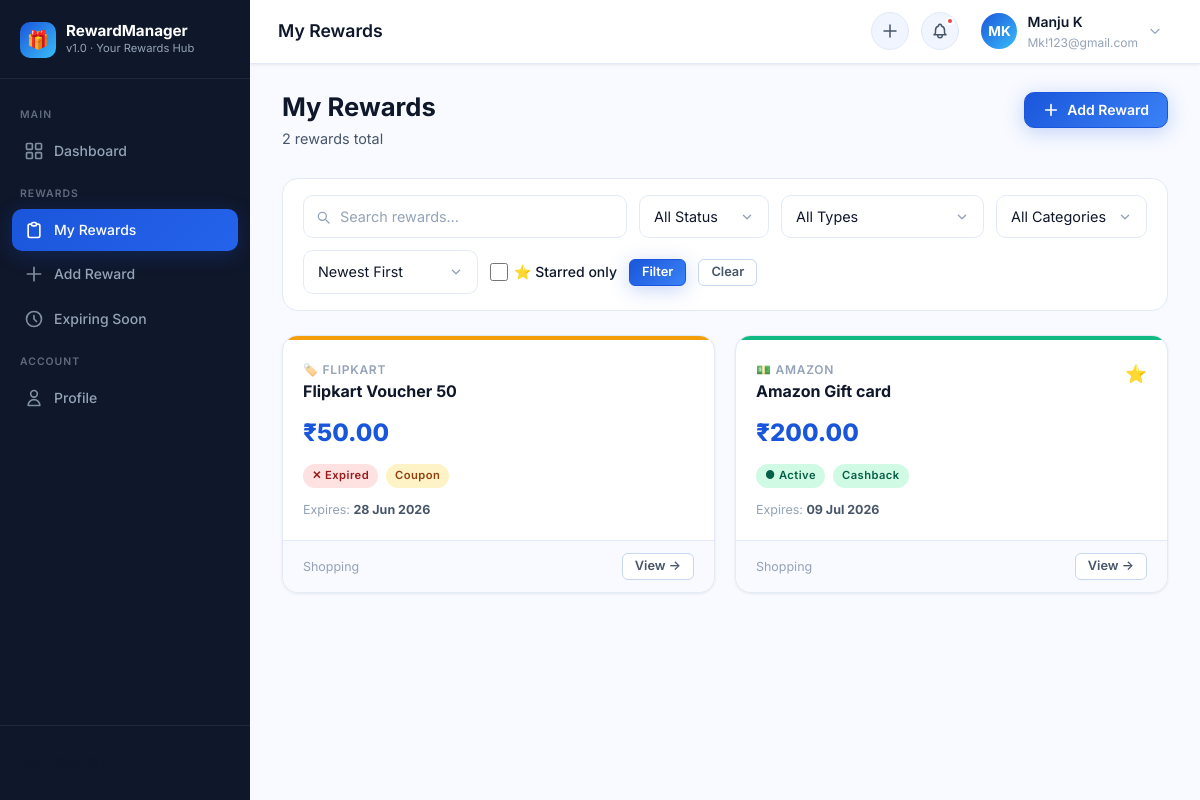
The app's page /web/rewards/ (signed in) with its own data.
### users/models.py (models this page shows, shortened)
class CustomUser(AbstractUser):
    id = models.UUIDField(primary_key=True, default=uuid.uuid4, editable=False)
    username = None  # Remove username field
    email = models.EmailField(_('email address'), unique=True, db_index=True)
    updated_at = models.DateTimeField(auto_now=True)
    USERNAME_FIELD = 'email'
    REQUIRED_FIELDS = []
    objects = CustomUserManager()
    class Meta:
        ordering = ['-date_joined']
        indexes = [
            models.Index(fields=['email']),
        ]

### rewards/models.py (models this page shows, shortened)
class Reward(BaseModel):
    class RewardType(models.TextChoices):
        CASHBACK = 'CASHBACK', _('Cashback')
        COUPON = 'COUPON', _('Coupon')
        GIFT_CARD = 'GIFT_CARD', _('Gift Card')
        LOYALTY_POINTS = 'LOYALTY_POINTS', _('Loyalty Points')
        PAYMENT_APP_REWARD = 'PAYMENT_APP_REWARD', _('Payment App Reward')
    class RewardStatus(models.TextChoices):
        ACTIVE = 'ACTIVE', _('Active')
        USED = 'USED', _('Used')
        EXPIRED = 'EXPIRED', _('Expired')
    user = models.ForeignKey(
        settings.AUTH_USER_MODEL,
        on_delete=models.CASCADE,
        related_name='rewards',
        db_index=True
    )
    category = models.ForeignKey(
        Category,
        on_delete=models.PROTECT,
        related_name='rewards',
        db_index=True
    )
    title = models.CharField(max_length=150)
    description = models.TextField(blank=True, null=True)
    reward_type = models.CharField(
        max_length=30,
        choices=RewardType.choices,
        db_index=True
    )
    status = models.CharField(
        max_length=20,
        choices=RewardStatus.choices,
        default=RewardStatus.ACTIVE,
        db_index=True
    )
    value = models.DecimalField(
        max_digits=12,
        decimal_places=2,
        null=True,
        blank=True,
        validators=[MinValueValidator(Decimal('0.00'))]
    )
    encrypted_code = models.CharField(max_length=500, blank=True, null=True, db_column='code')
    encrypted_pin = models.CharField(max_length=500, blank=True, null=True, db_column='pin')
    url = models.URLField(blank=True, null=True)
    loyalty_program_name = models.CharField(max_length=100, blank=True, null=True)
    issuer_name = models.CharField(max_length=100, db_index=True)
    issue_date = models.DateField(blank=True, null=True)
    expiry_date = models.DateTimeField(blank=True, null=True, db_index=True)
    is_starred = models.BooleanField(default=False)
    class Meta:
        verbose_name = _('Reward')
        verbose_name_plural = _('Rewards')
        ordering = ['-created_at']
        indexes = [
            models.Index(fields=['user', 'status']),
            models.Index(fields=['expiry_date', 'status']),
        ]
    @property
    def code(self) -> str:
        return decrypt_field(self.encrypted_code)
    @code.setter
    def code(self, value: str):
        self.encrypted_code = encrypt_field(value)
    @property
    def pin(self) -> str:
        return decrypt_field(self.encrypted_pin)
    @pin.setter
    def pin(self, value: str):
        self.encrypted_pin = encrypt_field(value)

class Category(BaseModel):
    class CategoryName(models.TextChoices):
        TRAVEL = 'TRAVEL', _('Travel')
        FOOD = 'FOOD', _('Food')
        SHOPPING = 'SHOPPING', _('Shopping')
        CASHBACK = 'CASHBACK', _('Cashback')
        ENTERTAINMENT = 'ENTERTAINMENT', _('Entertainment')
        BILLS = 'BILLS', _('Bills')
        OTHERS = 'OTHERS', _('Others')
    name = models.CharField(
        max_length=50,
        choices=CategoryName.choices,
        unique=True,
        db_index=True
    )
    description = models.TextField(blank=True, null=True)
    class Meta:
        verbose_name = _('Category')
        verbose_name_plural = _('Categories')
        constraints = [
            models.UniqueConstraint(
                fields=['name'],
                condition=models.Q(is_deleted=False),
                name='unique_active_category_name'
            )
        ]

### frontend/views.py (the view)
# urls.py: path('rewards/',                  RewardListView.as_view(),   name='rewards_list'),
class RewardListView(LoginRequiredMixin, ListView):
    template_name = 'web/rewards/list.html'
    context_object_name = 'rewards'
    paginate_by = 12
    login_url = reverse_lazy('frontend:login')
    def get_queryset(self):
        qs = Reward.objects.filter(user=self.request.user).select_related('category')
        status_filter = self.request.GET.get('status', '')
        reward_type = self.request.GET.get('reward_type', '')
        category_id = self.request.GET.get('category', '')
        starred = self.request.GET.get('starred', '')
        search = self.request.GET.get('q', '').strip()
        if status_filter:
            qs = qs.filter(status=status_filter)
        if reward_type:
            qs = qs.filter(reward_type=reward_type)
        if category_id:
            qs = qs.filter(category__id=category_id)
        if starred == '1':
            qs = qs.filter(is_starred=True)
        if search:
            qs = qs.filter(
                Q(title__icontains=search) |
                Q(issuer_name__icontains=search) |
                Q(description__icontains=search)
            )
        ordering = self.request.GET.get('order', '-created_at')
        allowed_orderings = ['created_at', '-created_at', 'expiry_date', '-expiry_date', 'value', '-value']
        if ordering in allowed_orderings:
            qs = qs.order_by(ordering)
        return qs
    def get_context_data(self, **kwargs):
        ctx = super().get_context_data(**kwargs)
        ctx['categories'] = Category.objects.all()
        ctx['reward_types'] = Reward.RewardType.choices
        ctx['status_choices'] = Reward.RewardStatus.choices
        ctx['current_filters'] = {
            'status': self.request.GET.get('status', ''),
            'reward_type': self.request.GET.get('reward_type', ''),
            'category': self.request.GET.get('category', ''),
            'starred': self.request.GET.get('starred', ''),
            'q': self.request.GET.get('q', ''),
            'order': self.request.GET.get('order', '-created_at'),
        }
        ctx['page_title'] = 'My Rewards'
        return ctx

### core/models.py (called while the page is built)
    def alive(self):
        return self.filter(is_deleted=False)

    def get_queryset(self):
        return SoftDeleteQuerySet(self.model, using=self._db).alive()

### templates/web/rewards/list.html (shortened to what this page needs)
{% extends 'base.html' %}
{% block content %}
<div class="page-header">
  <div class="page-header-left">
    <h1>My Rewards</h1>
    <p>{{ paginator.count }} reward{{ paginator.count|pluralize }} total</p>
  </div>
  <a href="{% url 'frontend:reward_add' %}" class="btn btn-primary" id="list-add-btn">
    <svg width="16" height="16" fill="none" viewBox="0 0 24 24" stroke="currentColor" stroke-width="2.5">
      <path stroke-linecap="round" stroke-linejoin="round" d="M12 4v16m8-8H4"/>
    </svg>
    Add Reward
  </a>
</div>
<form method="get" class="filters-bar auto-submit" id="rewardsFilterForm">
  <div class="search-input-wrap">
    <input type="text" name="q" value="{{ current_filters.q }}" placeholder="Search rewards…"
           class="form-input" style="padding-left:36px" id="rewards-search" />
  </div>
  <select name="status" class="form-select" style="width:auto;min-width:130px" id="filter-status">
    <option value="">All Status</option>
  </select>
  <select name="reward_type" class="form-select" style="width:auto;min-width:160px" id="filter-type">
    <option value="">All Types</option>
  </select>
  <select name="category" class="form-select" style="width:auto;min-width:140px" id="filter-category">
    <option value="">All Categories</option>
  </select>
  <select name="order" class="form-select" style="width:auto;min-width:150px" id="filter-order">
    <option value="-created_at" {% if current_filters.order == '-created_at' %}selected{% endif %}>Newest First</option>
  </select>
  <label style="display:flex;align-items:center;gap:6px;font-size:0.875rem;font-weight:500;cursor:pointer;white-space:nowrap">
    <input type="checkbox" name="starred" value="1" class="form-checkbox" id="filter-starred"
           onchange="this.form.submit()">
    ⭐ Starred only
  </label>
  <button type="submit" class="btn btn-primary btn-sm" id="filter-submit-btn">Filter</button>
  <a href="{% url 'frontend:rewards_list' %}" class="btn btn-secondary btn-sm" id="filter-clear-btn">Clear</a>
</form>
{% if rewards %}
<div class="rewards-grid" id="rewards-grid">
  {% for reward in rewards %}
  {% include 'partials/_reward_card.html' with reward=reward %}
  {% endfor %}
</div>
{% endif %}
{% endblock %}

### templates/partials/_navbar.html (shortened to what this page needs)
<header class="navbar" role="banner">
  <div class="navbar-breadcrumb">
    <span class="page-title">{{ page_title|default:"Dashboard" }}</span>
  </div>
  <div class="navbar-actions">
    <a href="{% url 'frontend:reward_add' %}" class="navbar-icon-btn" title="Add Reward" aria-label="Add new reward" id="navbar-add-btn">
      <svg width="18" height="18" fill="none" viewBox="0 0 24 24" stroke="currentColor" stroke-width="2">
        <path stroke-linecap="round" stroke-linejoin="round" d="M12 4v16m8-8H4"/>
      </svg>
    </a>
    <a href="{% url 'frontend:rewards_expiring' %}" class="navbar-icon-btn" title="Expiring Soon" aria-label="View expiring rewards" id="navbar-expiring-btn">
      <span class="notif-badge"></span>
    </a>
    <div class="navbar-user" id="userMenuBtn" role="button" tabindex="0" aria-haspopup="true" aria-expanded="false">
      <div class="user-avatar" aria-hidden="true">
        {{ request.user.first_name|first|upper }}{{ request.user.last_name|first|upper }}
      </div>
      <div>
        <div class="user-name">{{ request.user.get_full_name|default:request.user.email }}</div>
        <div class="user-email">{{ request.user.email }}</div>
      </div>
      <svg width="14" height="14" fill="none" viewBox="0 0 24 24" stroke="currentColor" stroke-width="2" style="color:var(--text-muted);flex-shrink:0">
        <path stroke-linecap="round" stroke-linejoin="round" d="M19 9l-7 7-7-7"/>
      </svg>
    </div>
  </div>
</header>

### templates/partials/_reward_card.html (shortened to what this page needs)
{% load static %}
<div class="reward-card" style="--reward-color:{% if reward.reward_type == 'CASHBACK' %}#10b981{% elif reward.reward_type == 'COUPON' %}#f59e0b{% elif reward.reward_type == 'GIFT_CARD' %}#8b5cf6{% elif reward.reward_type == 'LOYALTY_POINTS' %}#3b82f6{% else %}#ec4899{% endif %}">
  <div class="reward-card-accent"></div>
  <div class="reward-card-body">
    <div class="reward-card-header">
      <div>
        <div class="reward-issuer">
          {% if reward.reward_type == 'CASHBACK' %}💵
          {% elif reward.reward_type == 'COUPON' %}🏷️
          {% elif reward.reward_type == 'GIFT_CARD' %}🎁
          {% elif reward.reward_type == 'LOYALTY_POINTS' %}⭐
          {% else %}📱{% endif %}
          {{ reward.issuer_name }}
        </div>
        <div class="reward-title">{{ reward.title }}</div>
      </div>
      {% if reward.is_starred %}
      <span title="Starred" style="font-size:1.1rem;color:var(--warning)">⭐</span>
      {% endif %}
    </div>
    {% if reward.value %}
    <div class="reward-value">₹{{ reward.value }}</div>
    {% endif %}
    <div style="display:flex;gap:8px;flex-wrap:wrap">
      <span class="badge badge-{{ reward.status|lower }}">
        {% if reward.status == 'ACTIVE' %}● Active
        {% elif reward.status == 'USED' %}✓ Used
        {% else %}✕ Expired{% endif %}
      </span>
      <span class="badge badge-{{ reward.reward_type|lower }}">{{ reward.get_reward_type_display }}</span>
    </div>
    {% if reward.expiry_date %}
    <div style="font-size:0.78rem;color:var(--text-muted)">
      Expires: <strong style="color:var(--text-secondary)">{{ reward.expiry_date|date:"d M Y" }}</strong>
    </div>
    {% endif %}
  </div>
  <div class="reward-card-footer">
    <span style="font-size:0.78rem;color:var(--text-muted)">{{ reward.category.get_name_display }}</span>
    <a href="{% url 'frontend:reward_detail' reward.pk %}" class="btn btn-secondary btn-sm" id="card-view-{{ reward.pk }}">
      View →
    </a>
  </div>
</div>

### records on screen
CustomUser: user.first_name|first "M", user.last_name|first "K", user.get_full_name "Manju K", user.email "Mk!123@gmail.com"
Reward: issuer_name "FLIPKART", title "Flipkart Voucher 50", value "50.00", status "✕ Expired", reward_type "Coupon", expiry_date "28 Jun 2026", category.name "Shopping"
Reward: issuer_name "AMAZON", title "Amazon Gift card", value "200.00", status "● Active", reward_type "Cashback", expiry_date "09 Jul 2026", category.name "Shopping"

### other values on screen
{{ page_title|default:"Dashboard" }} "My Rewards"
{{ paginator.count }} "2"
